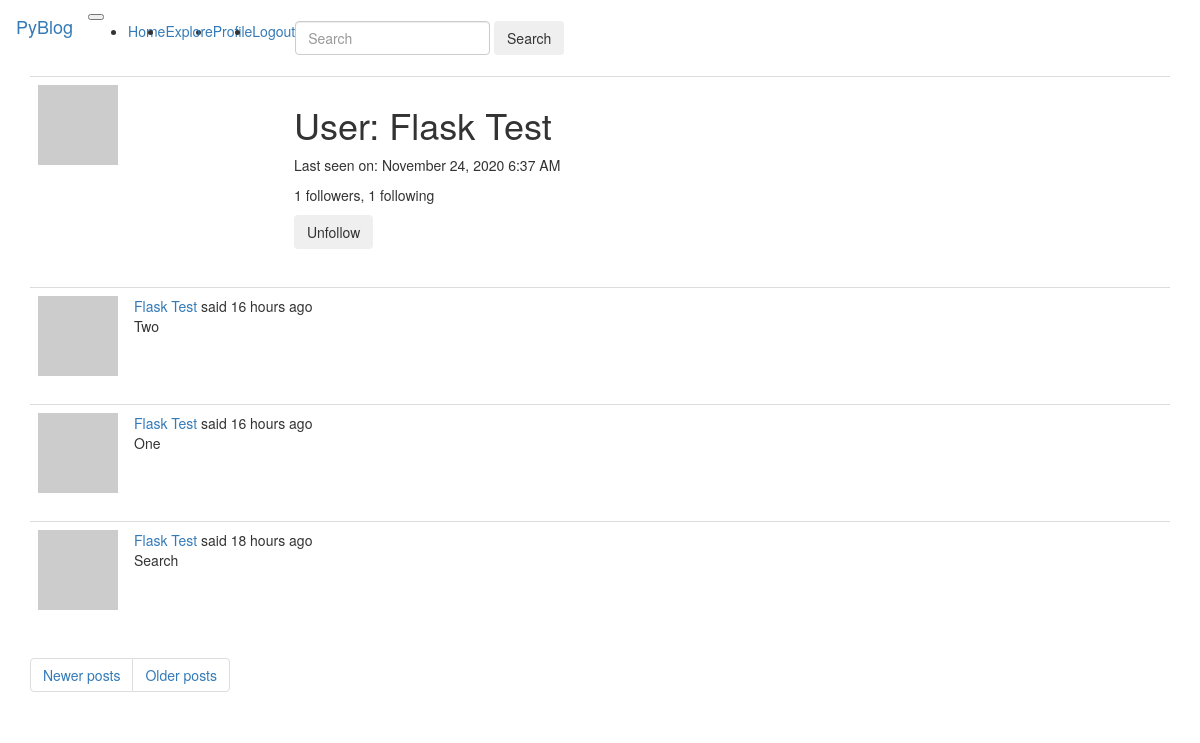
The page /user/Flask Test?page=2 (signed in) on the database its author committed.
### app/models.py (models this page shows, shortened)
class User(UserMixin, db.Model):
    id = db.Column(db.Integer, primary_key=True)
    username = db.Column(db.String(64), index=True, unique=True)
    email = db.Column(db.String(120), index=True, unique=True)
    password_hash = db.Column(db.String(128))
    posts = db.relationship('Post', backref='author', lazy='dynamic')
    about_me = db.Column(db.String(140))
    last_seen = db.Column(db.DateTime, default=datetime.utcnow)
    followed = db.relationship(
        'User', secondary=followers,
        primaryjoin=(followers.c.follower_id == id),
        secondaryjoin=(followers.c.followed_id == id),
        backref=db.backref('followers', lazy='dynamic'), lazy='dynamic')
    def avatar(self, size):
        digest = md5(self.email.lower().encode('utf-8')).hexdigest()
        return 'https://www.gravatar.com/avatar/{}?d=identicon&s={}'.format(
            digest, size)
    def is_following(self, user):
        return self.followed.filter(
            followers.c.followed_id == user.id).count() > 0

class SearchableMixin(object):
    @classmethod
    def before_commit(cls, session):
        session._changes = {
            'add': list(session.new),
            'update': list(session.dirty),
            'delete': list(session.deleted)
        }
    @classmethod
    def after_commit(cls, session):
        for obj in session._changes['add']:
            if isinstance(obj, SearchableMixin):
                add_to_index(obj.__tablename__, obj)
        for obj in session._changes['update']:
            if isinstance(obj, SearchableMixin):
                add_to_index(obj.__tablename__, obj)
        for obj in session._changes['delete']:
            if isinstance(obj, SearchableMixin):
                remove_from_index(obj.__tablename__, obj)
        session._changes = None

class Post(SearchableMixin, db.Model):
    __searchable__ = ['body']
    id = db.Column(db.Integer, primary_key=True)
    body = db.Column(db.String(140))
    timestamp = db.Column(db.DateTime, index=True, default=datetime.utcnow)
    user_id = db.Column(db.Integer, db.ForeignKey('user.id'))
    language = db.Column(db.String(5))

### app/main/routes.py (the view)
@bp.route('/user/<username>')
@login_required
def user(username):
    user = User.query.filter_by(username=username).first_or_404()
    page = request.args.get('page', 1, type=int)
    posts = user.posts.order_by(Post.timestamp.desc()).paginate(
        page, current_app.config['POSTS_PER_PAGE'], False)
    next_url = url_for('main.user', username=user.username,
                       page=posts.next_num) if posts.has_next else None
    prev_url = url_for('main.user', username=user.username,
                       page=posts.prev_num) if posts.has_prev else None
    form = EmptyForm()
    return render_template('user.html', user=user, posts=posts.items,
                           next_url=next_url, prev_url=prev_url, form=form)

### app/main/forms.py
class SearchForm(FlaskForm):
    q = StringField(_l('Search'), validators=[DataRequired()])
    def __init__(self, *args, **kwargs):
        if 'formdata' not in kwargs:
            kwargs['formdata'] = request.args
        if 'csrf_enabled' not in kwargs:
            kwargs['csrf_enabled'] = False
        super(SearchForm, self).__init__(*args, **kwargs)

class EmptyForm(FlaskForm):
    submit = SubmitField('Submit')

### app/main/routes.py (called while the page is built)
@bp.before_app_request
def before_request():
    if current_user.is_authenticated:
        current_user.last_seen = datetime.utcnow()
        db.session.commit()
        g.search_form = SearchForm()
    g.locale = str(get_locale())

### app/models.py (called while the page is built)
@login.user_loader
def load_user(id):
    return User.query.get(int(id))

### app/templates/user.html (shortened to what this page needs)
{% extends "base.html" %}
{% block app_content %}
    <table class="table table-hover">
        <tr>
            <td width="256px"><img src="{{ user.avatar(256) }}"></td>
            <td>
                <h1>{{ _('User') }}: {{ user.username }}</h1>
                {% if user.last_seen %}
                <p>{{ _('Last seen on') }}: {{ moment(user.last_seen).format('LLL') }}</p>
                {% endif %}
                <p>{{ _('%(count)d followers', count=user.followers.count()) }}, {{ _('%(count)d following', count=user.followed.count()) }}</p>
                {% if user == current_user %}
                <p><a href="{{ url_for('main.edit_profile') }}">{{ _('Edit your profile') }}</a></p>
                {% else %}
                <p>
                    <form action="{{ url_for('main.unfollow', username=user.username) }}" method="post">
                        {{ form.submit(value=_('Unfollow'), class_='btn btn-outline-danger') }}
                    </form>
                </p>
                {% endif %}
            </td>
        </tr>
    </table>
    {% for post in posts %}
        {% include '_post.html' %}
    {% endfor %}
    <nav aria-label="Page navigation example">
        <ul class="pagination">
            <li class="page-item {% if not prev_url %} disabled {% endif %}">
                <a class="page-link" href="{{ prev_url or '#' }}" tabindex="-1">{{ _('Newer posts') }}</a>
            </li>
            <li class="page-item {% if not next_url %} disabled {% endif %}">
                <a class="page-link" href="{{ next_url or '#' }}">{{ _('Older posts') }}</a>
            </li>
        </ul>
    </nav>
{% endblock %}

### app/templates/_post.html (shortened to what this page needs)
    <table class="table table-hover">
        <tr>
            <td width="70px">
                <a href="{{ url_for('main.user', username=post.author.username) }}">
                    <img src="{{ post.author.avatar(70) }}" />
                </a>
            </td>
            <td>
                {{ _('%(username)s said %(when)s',
                    username=user_link, when=moment(post.timestamp).fromNow()) }}
                <br>
                <span id="post{{ post.id }}">{{ post.body }}</span>
            </td>
        </tr>
    </table>

### rows shown on the page
User: username "Flask Test", last_seen "November 24, 2020 6:37 AM"
Post: body "Two"
Post: body "One"
Post: body "Search"
